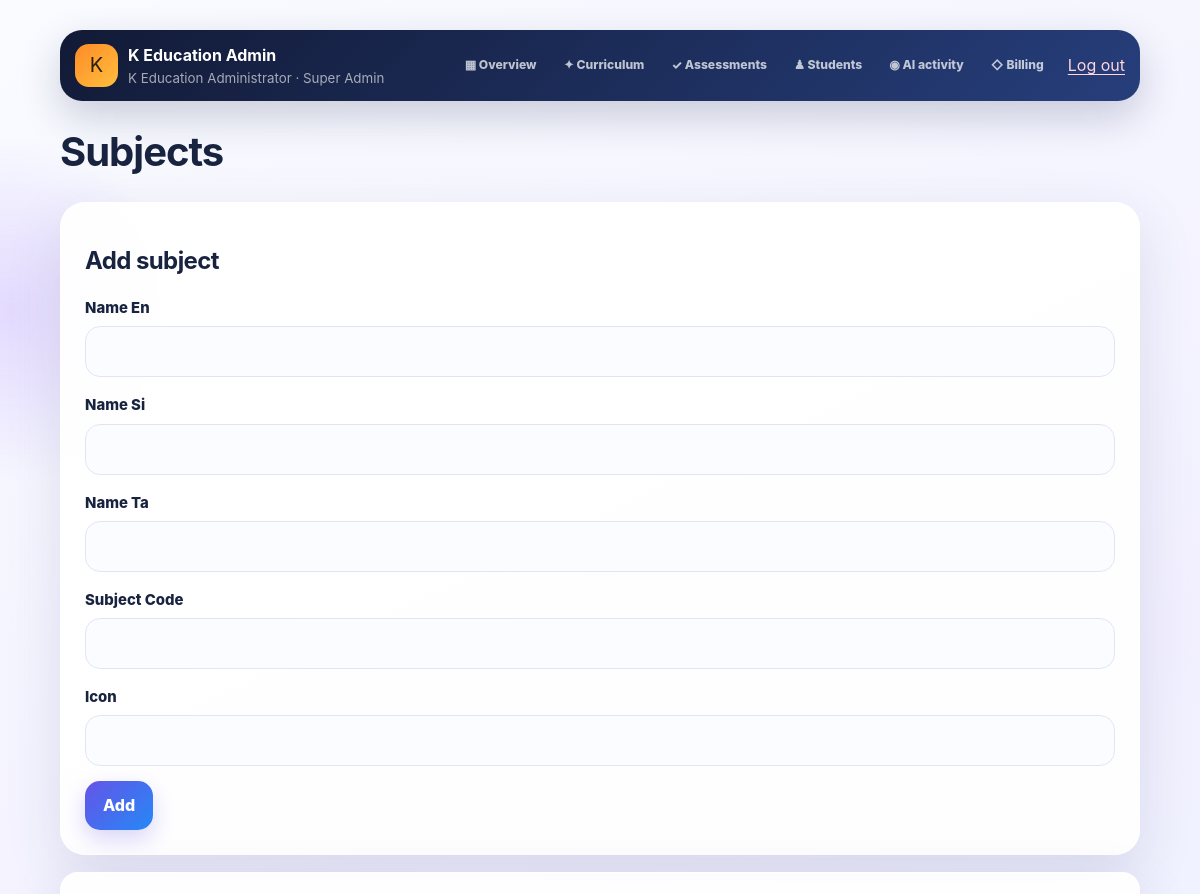
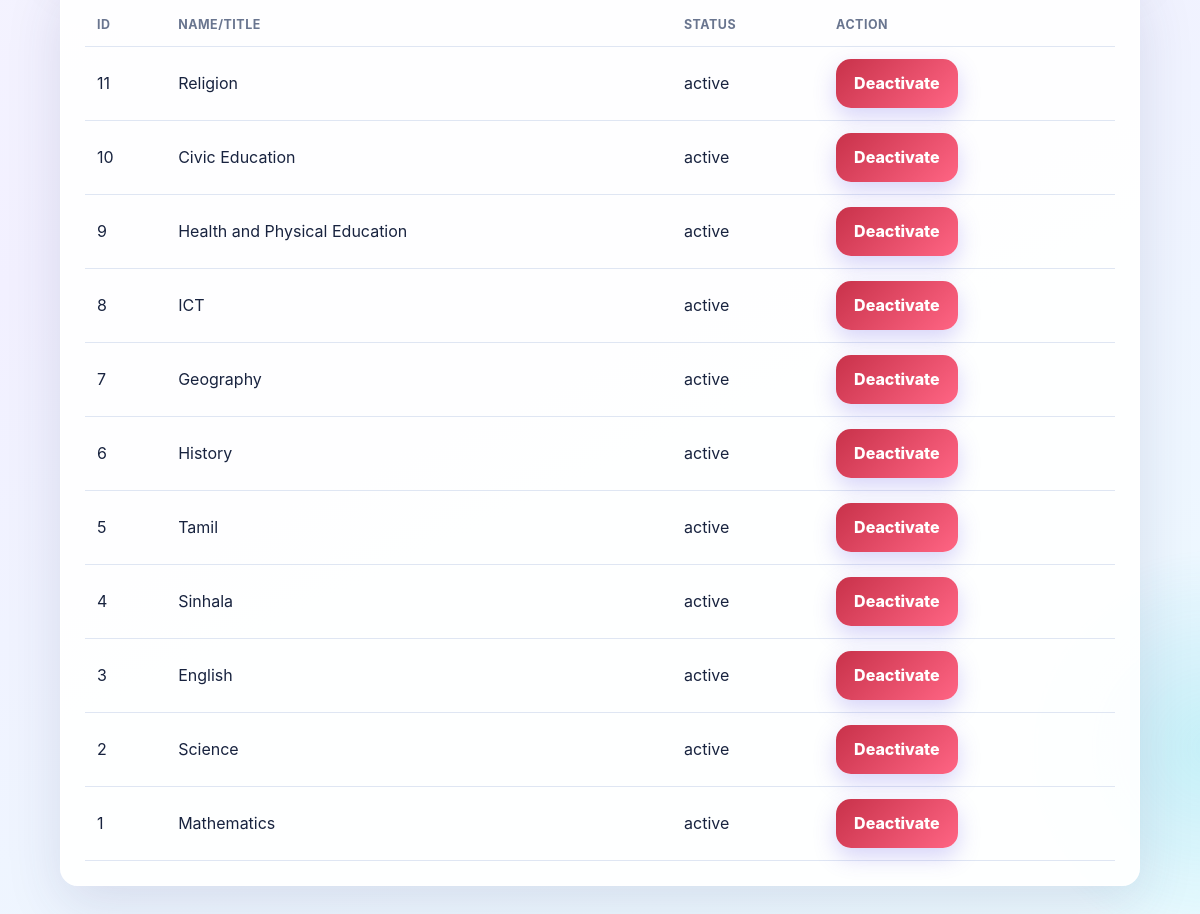
/admin/subjects.php (signed in), run on the app's committed database (2 pictures, top to bottom).
### tables this page shows
CREATE TABLE subjects(id INT AUTO_INCREMENT PRIMARY KEY,grade_id INT NOT NULL,subject_code VARCHAR(30) NOT NULL,name_en VARCHAR(100) NOT NULL,name_si VARCHAR(100) NOT NULL,name_ta VARCHAR(100) NOT NULL,description_en TEXT,description_si TEXT,description_ta TEXT,icon VARCHAR(20) DEFAULT '📘',status ENUM('active','inactive') DEFAULT 'active',created_at TIMESTAMP DEFAULT CURRENT_TIMESTAMP,updated_at TIMESTAMP DEFAULT CURRENT_TIMESTAMP ON UPDATE CURRENT_TIMESTAMP,UNIQUE(grade_id,subject_code),FOREIGN KEY(grade_id) REFERENCES grades(id));

### admin/subjects.php (called while the page is built)
<?php $entity='subjects';include __DIR__.'/_catalog.php';

### includes/helpers.php (called while the page is built, shortened)
<?php
function e(mixed $v):string{return htmlspecialchars((string)$v,ENT_QUOTES|ENT_SUBSTITUTE,'UTF-8');}

### includes/db.php (called while the page is built, shortened)
<?php
function db(): mysqli {
    $db = @new mysqli(DB_HOST, DB_USER, DB_PASS, DB_NAME);
    $db->set_charset('utf8mb4');
    return $db;
}

### admin/_catalog.php (the view)
<?php
$allowed=['subjects'=>['name_en','name_si','name_ta','subject_code','icon'],'units'=>['name_en','name_si','name_ta','unit_number','subject_id'],'lessons'=>['title_en','title_si','title_ta','subject_id','unit_id'],'quizzes'=>['title_en','title_si','title_ta','subject_id','pass_mark']];if(!isset($allowed[$entity]))exit('Invalid catalog.');require_once __DIR__.'/../includes/auth.php';require_admin();if($_SERVER['REQUEST_METHOD']==='POST'){verify_csrf();$id=filter_input(INPUT_POST,'id',FILTER_VALIDATE_INT);$action=$_POST['action']??'';if($id&&in_array($action,['active','inactive'],true)){$s=db()->prepare("UPDATE $entity SET status=? WHERE id=?");$s->bind_param('si',$action,$id);$s->execute();flash('success','Status updated.');header('Location: '.$entity.'.php');exit;}if($action==='add'){$data=[];foreach($allowed[$entity] as $f)$data[$f]=trim((string)($_POST[$f]??''));$data['grade_id']=1;$fields=array_keys($data);$marks=implode(',',array_fill(0,count($fields),'?'));$sql="INSERT INTO $entity(".implode(',',$fields).") VALUES($marks)";$s=db()->prepare($sql);$types='';$values=[];foreach($data as $f=>$v){$isInt=in_array($f,['grade_id','unit_number','subject_id','unit_id','pass_mark'],true);$types.=$isInt?'i':'s';$values[]=$isInt?(int)$v:$v;}$s->bind_param($types,...$values);if(!$s->execute())flash('error','Could not add item. Check required relationships and unique values.');else flash('success','Item added.');header('Location: '.$entity.'.php');exit;}}$pageTitle=ucfirst($entity);include __DIR__.'/_top.php';$rows=db()->query("SELECT * FROM $entity ORDER BY id DESC");?><h1><?=e(ucfirst($entity))?></h1><section class="card"><h2>Add <?=e(rtrim($entity,'s'))?></h2><form method="post"><?=csrf_field()?><input type="hidden" name="action" value="add"><?php foreach($allowed[$entity] as $f):?><label><?=e(ucwords(str_replace('_',' ',$f)))?><input name="<?=e($f)?>" required></label><?php endforeach;?><button>Add</button></form></section><section class="card scroll"><table><tr><th>ID</th><th>Name/title</th><th>Status</th><th>Action</th></tr><?php while($r=$rows->fetch_assoc()):?><tr><td><?=$r['id']?></td><td><?=e($r['name_en']??$r['title_en']??'')?></td><td><?=e($r['status'])?></td><td><form method="post"><?=csrf_field()?><input type="hidden" name="id" value="<?=$r['id']?>"><button class="<?=$r['status']==='active'?'danger':'good'?>" name="action" value="<?=$r['status']==='active'?'inactive':'active'?>"><?=$r['status']==='active'?'Deactivate':'Activate'?></button></form></td></tr><?php endwhile;?></table></section><?php if($entity==='quizzes'):?><section class="card"><p>Quiz questions are multilingual database records. Add/edit them in <code>quiz_questions</code> through phpMyAdmin in this initial admin build.</p></section><?php endif;include __DIR__.'/../includes/footer.php';?>

### includes/header.php (style rules this page uses)
:root { --violet:#6554e8;--violet2:#8c52ff;--blue:#2588f6;--cyan:#1cc8d7;--mint:#21c59b;--gold:#ffb638;--rose:#ff6584;--ink:#18233f;--muted:#69758f;--paper:#fff;--line:#dfe6f3;--danger:#d83d55;--shadow:0 18px 55px rgba(45,56,110,.13);--soft-shadow:0 9px 28px rgba(45,56,110,.1) }
* { box-sizing:border-box }
html { scroll-behavior:smooth }
body { margin:0;min-height:100vh;color:var(--ink);font-family:Inter,"Segoe UI",system-ui,-apple-system,"Noto Sans Sinhala","Noto Sans Tamil",sans-serif;line-height:1.55;background:linear-gradient(155deg,#f9fbff 0%,#f2f0ff 48%,#ebfbff 100%);overflow-x:hidden }
body:before,body:after { content:"";position:fixed;z-index:-2;border-radius:50%;filter:blur(2px);pointer-events:none }
body:before { width:360px;height:360px;left:-170px;top:130px;background:radial-gradient(circle,rgba(139,82,255,.18),transparent 68%);animation:floatOrb 12s ease-in-out infinite }
body:after { width:420px;height:420px;right:-220px;bottom:50px;background:radial-gradient(circle,rgba(28,200,215,.19),transparent 67%);animation:floatOrb 14s ease-in-out infinite reverse }
.card { position:relative;background:rgba(255,255,255,.92);border:1px solid rgba(255,255,255,.9);border-radius:25px;padding:20px;box-shadow:var(--shadow);margin-bottom:17px;overflow:hidden;transition:transform .25s ease,box-shadow .25s ease,border-color .25s ease }
.btn,button { display:inline-flex;align-items:center;justify-content:center;gap:8px;min-height:49px;padding:11px 18px;border:0;border-radius:15px;background:linear-gradient(135deg,var(--violet),var(--blue));box-shadow:0 9px 22px rgba(101,84,232,.25);color:#fff;text-decoration:none;font:inherit;font-weight:850;cursor:pointer;transition:transform .18s,box-shadow .18s,filter .18s }
.btn.danger,.danger { background:linear-gradient(135deg,#c8324a,var(--rose)) }
input,select,textarea { width:100%;min-height:49px;padding:13px 14px;border:1.5px solid var(--line);border-radius:15px;background:rgba(250,252,255,.95);color:var(--ink);font:inherit;margin:6px 0 15px;outline:0;transition:border-color .2s,box-shadow .2s,background .2s }
label { font-weight:800;font-size:.93rem }
.scroll { overflow:auto;border-radius:18px }
table { width:100%;border-collapse:collapse }
th,td { padding:12px;border-bottom:1px solid var(--line);text-align:left }
th { color:var(--muted);font-size:.78rem;text-transform:uppercase;letter-spacing:.04em }
h1,h2,h3 { line-height:1.18;letter-spacing:-.025em }
h1 { font-size:clamp(1.7rem,5vw,2.5rem) }
.reveal { animation:reveal .55s both }
@media (min-width:720px) { .card { padding:24px } }

### data on the page
subjects: id "11", name_en "Religion", status "active", shows "Deactivate"
subjects: id "10", name_en "Civic Education", status "active", shows "Deactivate"
subjects: id "9", name_en "Health and Physical Education", status "active", shows "Deactivate"
subjects: id "8", name_en "ICT", status "active", shows "Deactivate"
subjects: id "7", name_en "Geography", status "active", shows "Deactivate"
subjects: id "6", name_en "History", status "active", shows "Deactivate"
subjects: id "5", name_en "Tamil", status "active", shows "Deactivate"
subjects: id "4", name_en "Sinhala", status "active", shows "Deactivate"
subjects: id "3", name_en "English", status "active", shows "Deactivate"
subjects: id "2", name_en "Science", status "active", shows "Deactivate"
subjects: id "1", name_en "Mathematics", status "active", shows "Deactivate"

### other printed values
$_SESSION['admin']['full_name'] "K Education Administrator"
str_replace('_',' ',$_SESSION['admin']['role']??'admin') "Super Admin"
$item[0] "▦"
$item[1] "Overview"
$item[0] "✦"
$item[1] "Curriculum"
$item[0] "✓"
$item[1] "Assessments"
$item[0] "♟"
$item[1] "Students"
$item[0] "◉"
$item[1] "AI activity"
$item[0] "◇"
$item[1] "Billing"
$entity "Subjects"
